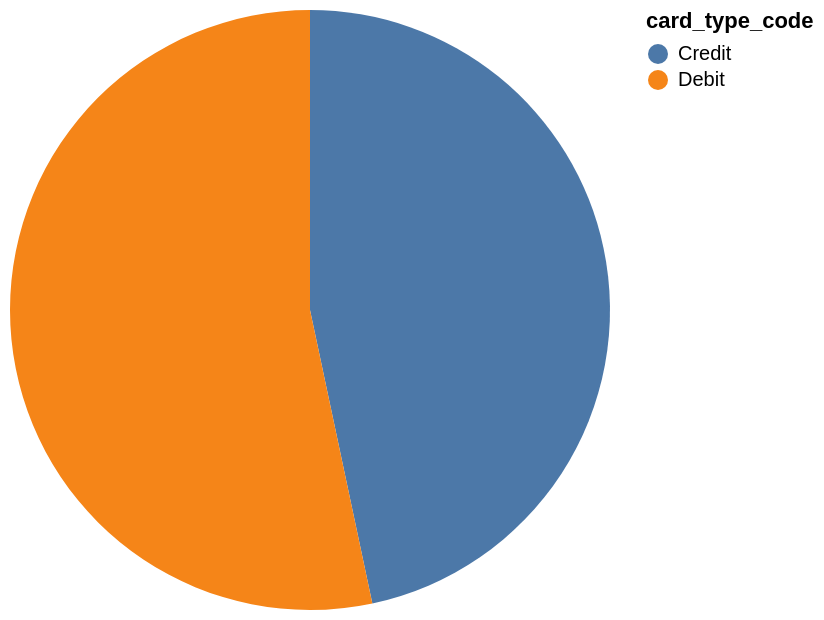

Specify this chart in Vega-Lite:
### Vega-Lite specification from a JSON file in a GitHub repository (floating-point values rounded to 4 significant figures)
{"data": {"values": [{"x_data": "Credit", "y_data": 7}, {"x_data": "Debit", "y_data": 8}]}, "mark": "arc", "encoding": {"theta": {"field": "y_data", "type": "quantitative", "title": "COUNT(card_type_code)"}, "color": {"field": "x_data", "type": "nominal", "title": "card_type_code"}}}
